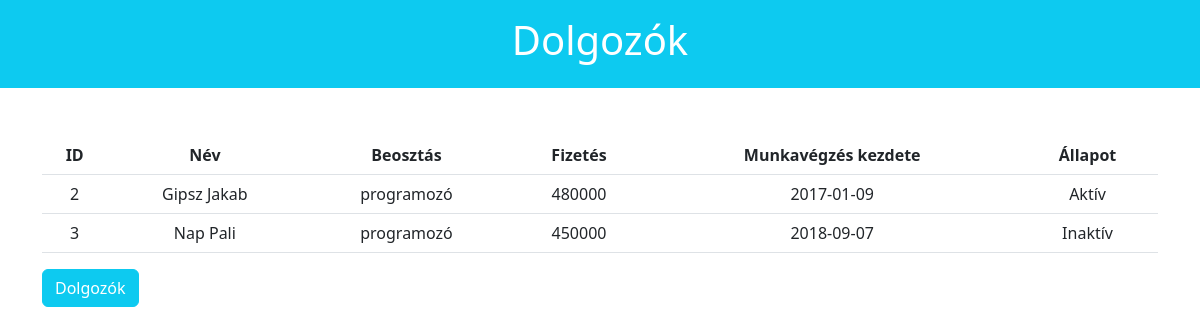
Screenshot of /index.php?controller=employee&action=listProgrammers with the database file from the repository.
### tables this page shows
CREATE TABLE `employee` (
  `id` INT NOT NULL,
  `first_name` VARCHAR(45) NOT NULL,
  `last_name` VARCHAR(45) NOT NULL,
  `category_id` INT NOT NULL,
  `salary` VARCHAR(45) NULL,
  `job_start` DATE NOT NULL,
  `status` TINYINT(1) NOT NULL DEFAULT 1,
  PRIMARY KEY (`id`));

CREATE TABLE `employee_category` (
  `id` INT NOT NULL AUTO_INCREMENT,
  `name` VARCHAR(45) NOT NULL,
  PRIMARY KEY (`id`),
  UNIQUE INDEX `name_UNIQUE` (`name` ASC));

### app/controller/EmployeeController.php (called while the page is built, shortened)
<?php
require_once('app\model\EmployeeDao.php');
class EmployeeController {
    public function load($view, $data=[]){
        extract($data);
        include("app/view/employee/{$view}.php");
        return $data;
    }
    public function getAllProgrammer(){
        $employeeDaoObj = new EmployeeDao();
        $programmers = $employeeDaoObj->getAllProgrammer();
        return $this->load('listProgrammer', [
            'programmers' => $programmers,
        ]);
    }
}
?>

### app/model/EmployeeDao.php (called while the page is built, shortened)
<?php
    class EmployeeDao {
        public function getAllProgrammer(){
            $dbObj = new Db();
            $conn = $dbObj->getConnection();
            $statement = $conn->prepare("SELECT e.id, e.first_name, e.last_name, e.salary, e.job_start, e.status, ec.name FROM employee as e INNER JOIN employee_category as ec ON e.category_id = ec.id WHERE ec.name LIKE 'programozó';");
            $statement->setFetchMode(\PDO::FETCH_OBJ);
            $statement->execute();
            return $statement->fetchAll();
        }
    }
?>

### app/view/employee/listProgrammer.php (the view, shortened to what this page needs)
<div class="row">
    <div class="jumbotron bg-info text-white pt-3 pb-3">
        <h1 class="display3 text-center">Dolgozók</h1>
    </div>
</div>
<div class="container">
    <table class="table table-hover mt-5 text-center">
        <tr>
            <th>ID</th>
            <th>Név</th>
            <th>Beosztás</th>
            <th>Fizetés</th>
            <th>Munkavégzés kezdete</th>
            <th>Állapot</th>
        </tr>
        <?php
            foreach ($programmers as $programmer) {
               echo "<tr>";
                    echo "<td>" .$programmer->id . "</td>";
                    echo "<td>" .$programmer->last_name . " " . $programmer->first_name ."</td>";
                    echo "<td>" .$programmer->name . "</td>";
                    echo "<td>" .$programmer->salary . "</td>";
                    echo "<td>" .$programmer->job_start . "</td>";
                    echo "<td>";
                    $programmer->status ? print "Aktív" : print "Inaktív";
                    echo  "</td>";
               echo "</tr>";
            }
        ?>
    </table>
    <a href="index.php" class="btn btn-info text-white">Dolgozók</a>
</div>

### rows the page displays
employee: id "2", last_name "Gipsz", first_name "Jakab", category.name "programozó", salary "480000", job_start "2017-01-09"
employee: id "3", last_name "Nap", first_name "Pali", category.name "programozó", salary "450000", job_start "2018-09-07"
